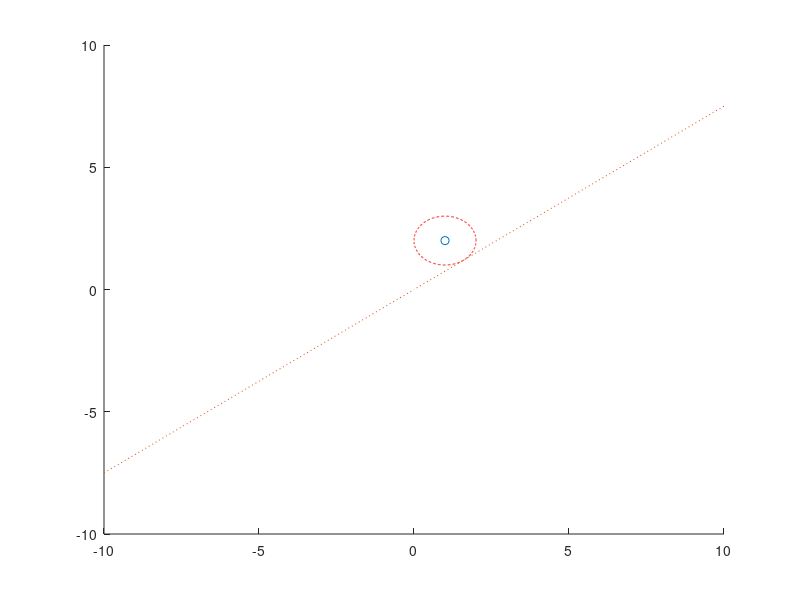

This figure's MATLAB source: (Note: this script raises an error after producing the figure.)


radius = 1;

center = [1,2];
    
A = 4*radius^2-4*center(1)^2;
B = 8*center(1)*center(2);
C = 4*radius^2 - 4*center(2)^2;

k = roots([A,B,C])

figure(1)
hold on
plot(center(1),center(2), 'o')
x = center(1);
y = center(2);
ang=0:0.01:2*pi; 
xp=radius*cos(ang);
yp=radius*sin(ang);
plot(x+xp,y+yp, 'r--');
plot([-10,0,10], [-10*k(1), 0, 10*k(1)], ':')
plot([-10,0,10], [-10*k(2), 0, 10*k(2)], ':')

xlim([-1,1])
ylim([-1,1])

% 
% figure(1)
% hold on
% for x = -1:0.1:1
%   
%     hold on
%     y = sqrt(1-x^2);
%     
%     upperbound = [x + 0.2*cos(atan2(x,y));
%                   y - 0.2*sin(atan2(x,y))];
%     
%     lowerbound = [x - 0.2*cos(atan2(x,y));
%                   y + 0.2*sin(atan2(x,y))];
%        
%     plot(x, atan2(y,x), 'o')
% %     plot([x,x*10],[y,y*10],'ro-')
% %     plot([upperbound(1),upperbound(1)*10],[upperbound(2), upperbound(2)*10],'bo-')
% %     plot([lowerbound(1),lowerbound(1)*10],[lowerbound(2), lowerbound(2)*10],'go-')
%     xlim([-10,10])
%     ylim([-10,10])
% end
% for x = -1:0.1:1
%   
%     hold on
%     y = -sqrt(1-x^2);
%     
%     upperbound = [x + 0.2*cos(atan2(x,y));
%                   y - 0.2*sin(atan2(x,y))];
%     
%     lowerbound = [x - 0.2*cos(atan2(x,y));
%                   y + 0.2*sin(atan2(x,y))];
%        
%     plot(x, atan2(y,x), 'o')
% %     plot([x,x*10],[y,y*10],'ro-')
% %     plot([upperbound(1),upperbound(1)*10],[upperbound(2), upperbound(2)*10],'bo-')
% %     plot([lowerbound(1),lowerbound(1)*10],[lowerbound(2), lowerbound(2)*10],'go-')
%     xlim([-10,10])
%     ylim([-10,10])
% end
% 
% 
% figure(1)
% hold on
% x = 0.0995
% y = -0.0820
% 
% upperbound = [x + 0.1*cos(atan2(x,y));
%                   y - 0.1*sin(atan2(x,y))];
% lowerbound = [x - 0.1*cos(atan2(x,y));
%                   y + 0.1*sin(atan2(x,y))];
%               
% plot([0,x,10*x],[0,y,10*y],'ro-')
% plot([0,upperbound(1)],[0,upperbound(2)],'bo-')
% plot([0,lowerbound(1)],[0,lowerbound(2)],'go-')

% center
% -0.1281
% 0.0815
% 
% upperbound
% -0.0744
% 0.1659
%    
% lowerbound
%  -0.1818
 -0.0028


% delta_t = 2;
% 
% robots(1).cur_pos = [1;2];
% robots(1).cur_vel = [0;0];
% robots(1).radius = 0.1;
% robots(1).max_speed = 3;
% robots(1).goal_pos = [3;2];
% robots(1).pref_vel = max(-robots(1).max_speed+0.1, min(robots(1).max_speed-0.1, (robots(1).goal_pos-robots(1).cur_pos)/delta_t));
% 
% robots(2).cur_pos = [3;2];
% robots(2).cur_vel = [0;0];
% robots(2).radius = 0.1;
% robots(2).max_speed = 3;
% robots(2).goal_pos = [1;2];
% robots(2).pref_vel = max(-robots(2).max_speed+0.1,min(robots(2).max_speed-0.1, (robots(2).goal_pos-robots(2).cur_pos)/delta_t));
% 
% 
% 
% 
% vx11 = 1.8:0.01:2.2;
% vy11 = [];
% for i = 1:41
%     vy11(i) = noundaryvy(vx11(i), robots(1), robots(2), 1);
% end
% 
% vx1 = 0.9:0.01:1.1;
% vy1 = [];
% for i = 1:21
%     vy1(i) = noundaryvy(vx(i), robots(1), robots(2), delta_t);
% end
% 
% vx2 = -1.1:0.01:-0.9
% vy2 = [];
% for i = 1:21
%     vy2(i) = noundaryvy(vx2(i), robots(2), robots(1), delta_t);
% end
% 
% radius = robot_A.radius+ robot_B.radius;
% 
% figure(1)
% hold on
% % center
% center1 = robots(2).cur_pos - robots(1).cur_pos;
% plot(center1(1), center1(2), 'or')
% % upper bound
% upperbound = [center1(1) + radius*cos(atan2(center1(1),center1(2)));
%               center1(2) - radius*sin(atan2(center1(1),center1(2)))];
% plot(upperbound(1), upperbound(2), '*r')
% % lower bound
% lowerbound = [center1(1) - radius*cos(atan2(center1(1),center1(2)));
%               center1(2) + radius*sin(atan2(center1(1),center1(2)))];
% plot(lowerbound(1), lowerbound(2), '*r')
% % plot center line
% plot(0:10, center1(2)/center1(1)*(0:10), 'r')
% % plot upper line
% plot(0:10, upperbound(2)/upperbound(1)*(0:10), 'r--')
% % plot lower line
% plot(0:10, lowerbound(2)/lowerbound(1)*(0:10), 'r--')
% % truncated circle
% plot(vx1,vy1, 'r');
% plot(vx1,-vy1, 'r');
% % truncated circle
% plot(vx11,vy11, 'r');
% plot(vx11,-vy11, 'r');
% 
% plot(robots(1).cur_pos(1) - robots(2).cur_pos(1), robots(1).cur_pos(2) - robots(2).cur_pos(2), '*b')
% plot(vx2,vy2, 'b');
% plot(vx2,-vy2, 'b');
% xlim([-5,5]);
% ylim([-5,5]);
% 
% 


% function v = solve_boundary_V(robot_A, robot_B, T)
%     fun = @(x)sum(abs((x(1:2) - (robot_A.cur_vel - robot_B.cur_vel))));
% 
%     ub = [3,3,T];
%     lb = [-3,-3,0];
% 
%     Aeq = [0,0,0,1,0,0;   %p_B(1) - p_A(1)
%            0,0,0,0,1,0;   %p_B(2) - p_A(2)
%            0,0,0,0,0,1]; %r_A + r_B            
%     beq = [ robot_B.cur_pos(1) - robot_A.cur_pos(1);
%              robot_B.cur_pos(2) - robot_A.cur_pos(1);
%              robot_A.radius + robot_B.radius];
% 
%     nonlcon = @VO_boundary_con;
% 
%     x0 = [ ;
%            ;
%            T;
%            robot_B.cur_pos(1) - robot_A.cur_pos(1);
%            robot_B.cur_pos(2) - robot_A.cur_pos(1);
%            robot_A.radius + robot_B.radius];
%     
%     x = fmincon(fun,x0,[],[],Aeq,beq,lb,ub,nonlcon);
% 
%     v = x(1:2);
% 
% end